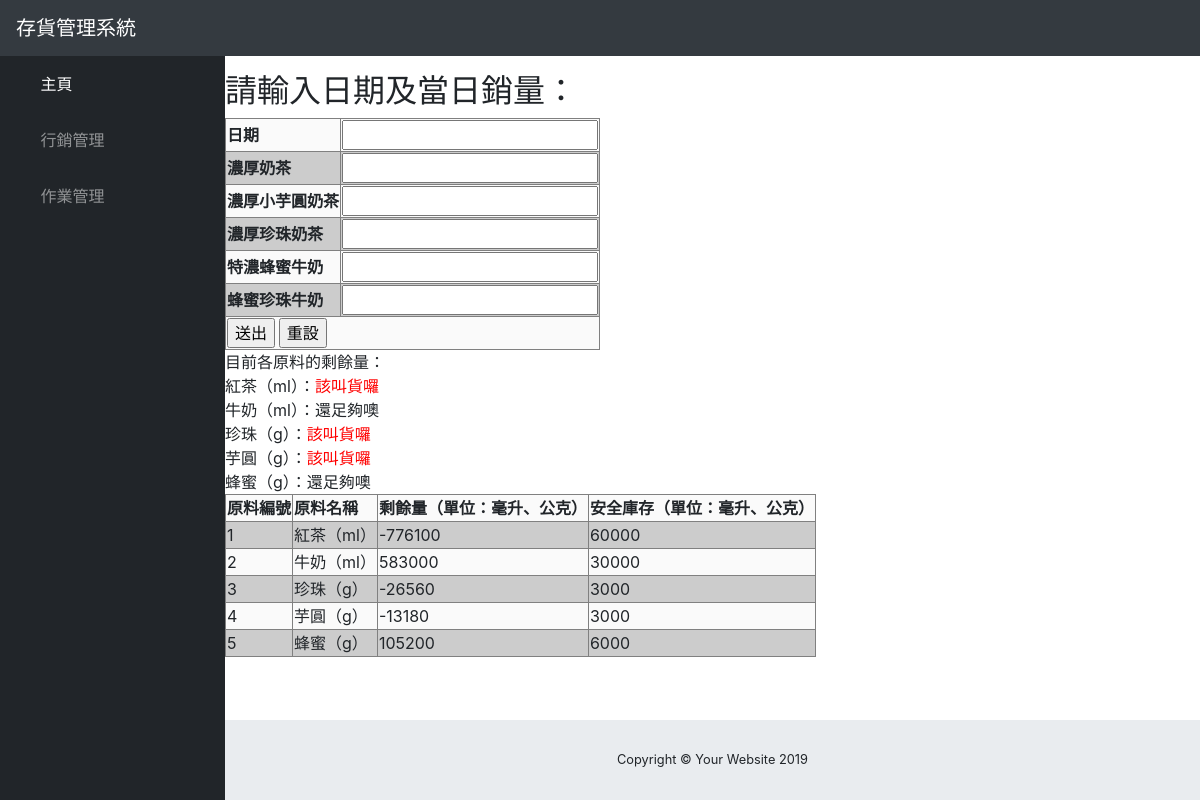
Page /home/inventory.html on the earlier database version.
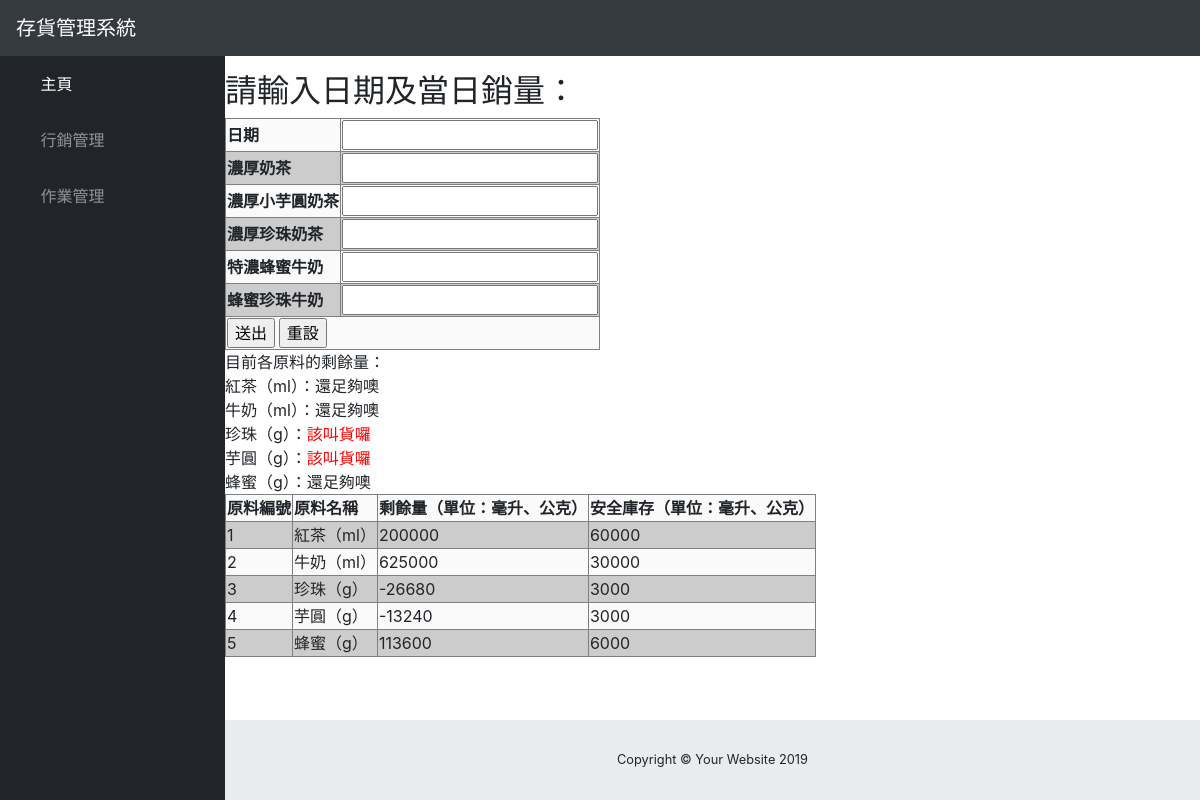
Same page on the later database version.
### production/models.py (models this page shows, shortened)
class Matirial(models.Model):
    m_number = models.IntegerField(primary_key=True,verbose_name="原料編號")
    m_name = models.CharField(max_length = 10,verbose_name="原料名稱")                              #原料名
    m_left_amount = models.IntegerField(verbose_name="剩餘數量")                                   #剩餘量
    m_safe_inventory = models.IntegerField(verbose_name="安全存貨量")   #安全存貨：三位數，小數點後一位
    class Meta:
        verbose_name_plural="原料量"

### production/views.py (the view)
# urls.py: path('home/inventory.html',inventory),
def inventory(request):
    use_list = Matirial.objects.all().order_by('m_number')
    class Meta:
        model = Matirial
        fields = ['m_number', 'm_name','m_left_amount','m_safe_inventory',]
    return render(request,'inventory.html', locals())

### templates/inventory.html (shortened to what this page needs)
{% load static %}
<!DOCTYPE html>
<html lang="en">
<head>
  <link href='{% static "vendor/fontawesome-free/css/all.min.css"%}' rel="stylesheet" type="text/css">
  <link href='{% static "vendor/datatables/dataTables.bootstrap4.css" %}' rel="stylesheet">
  <link href=" {% static 'css/sb-admin.css' %}" rel="stylesheet">
</head>
<body id="page-top">
  <nav class="navbar navbar-expand navbar-dark bg-dark static-top">
    <a class="navbar-brand mr-1" href="index.html">存貨管理系統</a>
    <button class="btn btn-link btn-sm text-white order-1 order-sm-0" id="sidebarToggle" href="#">
      <i class="fas fa-bars"></i>
    </button>
  </nav>
  <div id="wrapper">
    <ul class="sidebar navbar-nav">
      <li class="nav-item active">
        <a class="nav-link" href="index.html">
          <i class="fas fa-fw fa-tachometer-alt"></i>
          <span>主頁</span>
        </a>
      </li>
      <li class="nav-item dropdown">
        <a class="nav-link dropdown-toggle" href="#" id="pagesDropdown" role="button" data-toggle="dropdown" aria-haspopup="true" aria-expanded="false">
          <i class="fas fa-fw fa-folder"></i>
          <span>行銷管理</span>
        </a>
      </li>
      <li class="nav-item dropdown">
        <a class="nav-link dropdown-toggle" href="#" id="pagesDropdown" role="button" data-toggle="dropdown" aria-haspopup="true" aria-expanded="false">
          <i class="fas fa-fw fa-folder"></i>
          <span>作業管理</span>
        </a>
      </li>
    </ul>
    <div id="content-wrapper">
    <h2>請輸入日期及當日銷量：</h2>
    <form action="." method="POST" name="inventory">
        <table border="1" cellpadding="1" cellspacing="4">
            <tr>
                <th>日期</th>
                <td><input type="DateField" id="sell_date"  name="sell_date" /></td>
            </tr>
            <tr>
                <th>濃厚奶茶</th>
                <td>
                    <input type="text" id="sell_pd1" name="sell_pd1" />
                </td>
            </tr>
            <tr>
                <th>濃厚小芋圓奶茶</th>
                <td><input type="text" id="sell_pd2" name="sell_pd2" /></td>
            </tr>
            <tr>
                <th>濃厚珍珠奶茶</th>
                <td><input type="text" id="sell_pd3" name="sell_pd3" /></td>
            </tr>
            <tr>
                <th>特濃蜂蜜牛奶</th>
                <td><input type="text" id="sell_pd4" name="sell_pd4" /></td>
            </tr>
            <tr>
                <th>蜂蜜珍珠牛奶</th>
                <td><input type="text" id="sell_pd5" name="sell_pd5" /></td>
            </tr>
            <tr>
                <th colspan="2" align="center">
                    <input type="submit" name="button" id="button" value="送出">
                    <input type="reset" name="button2" id="button2" value="重設">
            </tr>
        </table>
    </form>
      <span>目前各原料的剩餘量：</span>
      <br>
        <table border="1" cellpadding="1" cellspacing="3">
        <th>原料編號</th>
        <th>原料名稱</th>
        <th>剩餘量（單位：毫升、公克）</th>
        <th>安全庫存（單位：毫升、公克）</th>
      {% for u in use_list %}
      <tr>
        <td>{{u.m_number}} </td>
        <td>{{u.m_name}}  </td>
        <td>{{u.m_left_amount}}  </td>
        <td>{{u.m_safe_inventory}}  </td>
      </tr>
         {% if u.m_left_amount <= u.m_safe_inventory %}
            <span>{{u.m_name}}：<font color="red">該叫貨囉</font></span><br>
         {% else %}
            <span>{{u.m_name}}：還足夠噢</span><br>
         {% endif %}
      {% endfor %}
     </table>
     <br>
      <footer class="sticky-footer">
        <div class="container my-auto">
          <div class="copyright text-center my-auto">
            <span>Copyright © Your Website 2019</span>
          </div>
        </div>
      </footer>
    </div>
  </div>
</body>
</html>

Differences in the rows shown:
changed Matirial "紅茶（ml）": m_left_amount "-776100" → "200000"; m_left_amount "： 該叫貨囉" → "：還足夠噢"
changed Matirial "牛奶（ml）": m_left_amount "583000" → "625000"
changed Matirial "珍珠（g）": m_left_amount "-26560" → "-26680"
changed Matirial "芋圓（g）": m_left_amount "-13180" → "-13240"
changed Matirial "蜂蜜（g）": m_left_amount "105200" → "113600"
